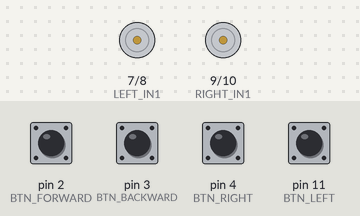
This sketch was run on a simulated Arduino Uno, built with avr-gcc and run on an emulated ATmega328P. Parts: motor-driver pin pairs drawn as motors (green arrow = first pin HIGH = forward, orange = second pin HIGH = backward, longer = more drive, scaled by the enable pin). The test bench sets the inputs (shaded band); at power-on: pin 2 (BTN_FORWARD), pin 3 (BTN_BACKWARD), pin 4 (BTN_RIGHT), pin 11 (BTN_LEFT) HIGH.

Above: at 1.2 s.
1.3 s: pin 2 (BTN_FORWARD) pulled LOW for 0.15 s
At 1.37 s:
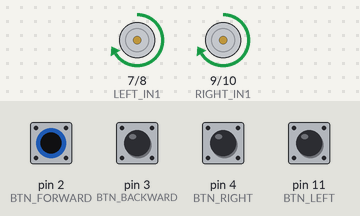
2.9 s: pin 3 (BTN_BACKWARD) pulled LOW for 0.15 s
At 2.97 s:
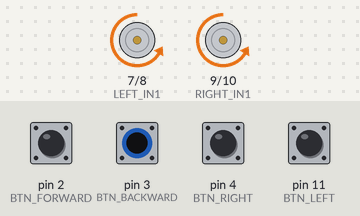
4.5 s: pin 4 (BTN_RIGHT) pulled LOW for 0.15 s
At 4.57 s:
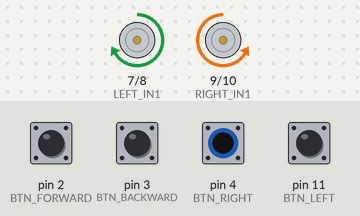
6.1 s: pin 11 (BTN_LEFT) pulled LOW for 0.15 s
At 6.17 s:
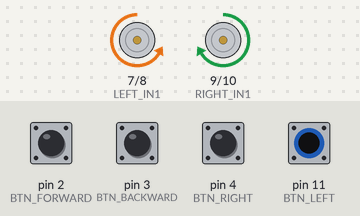
Timing chart, 0 to 8.7 s (numbered marks = the images above; inputs shaded):
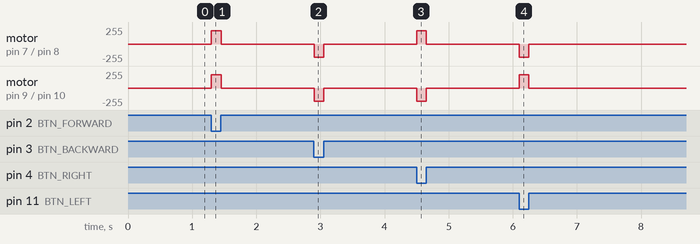

Measured:
- after the input at 1.3 s, motor on pin 7 (LEFT_IN1) / pin 8 (LEFT_IN2), motor on pin 9 (RIGHT_IN1) / pin 10 (RIGHT_IN2): stopped → forward 200/255 at once, → stopped 0.15 s later
- after the input at 2.9 s, motor on pin 7 (LEFT_IN1) / pin 8 (LEFT_IN2), motor on pin 9 (RIGHT_IN1) / pin 10 (RIGHT_IN2): stopped → backward 200/255 at once, → stopped 0.15 s later
- after the input at 4.5 s, motor on pin 7 (LEFT_IN1) / pin 8 (LEFT_IN2): stopped → forward 200/255 at once, → stopped 0.15 s later; motor on pin 9 (RIGHT_IN1) / pin 10 (RIGHT_IN2): stopped → backward 200/255 at once, → stopped 0.15 s later
- after the input at 6.1 s, motor on pin 7 (LEFT_IN1) / pin 8 (LEFT_IN2): stopped → backward 200/255 at once, → stopped 0.15 s later; motor on pin 9 (RIGHT_IN1) / pin 10 (RIGHT_IN2): stopped → forward 200/255 at once, → stopped 0.15 s later

The sketch:

Q1.ino
```cpp
/*
  Week 3 - Task 1
  Two DC motors controlled by four pushbuttons through an L293D.

  Button wiring: Arduino pin to button to GND.
  INPUT_PULLUP means pressed = LOW.

  Movement:
  - Forward: both motors forward
  - Backward: both motors backward
  - Turn right: left motor forward, right motor backward
  - Turn left: left motor backward, right motor forward
  - No button: stop
*/

const uint8_t EN_LEFT = 5;   // PWM pin
const uint8_t LEFT_IN1 = 7;
const uint8_t LEFT_IN2 = 8;

const uint8_t EN_RIGHT = 6;  // PWM pin
const uint8_t RIGHT_IN1 = 9;
const uint8_t RIGHT_IN2 = 10;

const uint8_t BTN_FORWARD  = 2;
const uint8_t BTN_BACKWARD = 3;
const uint8_t BTN_RIGHT    = 4;
const uint8_t BTN_LEFT     = 11;

const uint8_t MOTOR_SPEED = 200; // 0..255

void setLeftMotor(int8_t direction, uint8_t speed)
{
  // direction: 1 = forward, -1 = backward, 0 = stop
  if (direction > 0) {
    digitalWrite(LEFT_IN1, HIGH);
    digitalWrite(LEFT_IN2, LOW);
  } else if (direction < 0) {
    digitalWrite(LEFT_IN1, LOW);
    digitalWrite(LEFT_IN2, HIGH);
  } else {
    digitalWrite(LEFT_IN1, LOW);
    digitalWrite(LEFT_IN2, LOW);
    speed = 0;
  }

  analogWrite(EN_LEFT, speed);
}

void setRightMotor(int8_t direction, uint8_t speed)
{
  if (direction > 0) {
    digitalWrite(RIGHT_IN1, HIGH);
    digitalWrite(RIGHT_IN2, LOW);
  } else if (direction < 0) {
    digitalWrite(RIGHT_IN1, LOW);
    digitalWrite(RIGHT_IN2, HIGH);
  } else {
    digitalWrite(RIGHT_IN1, LOW);
    digitalWrite(RIGHT_IN2, LOW);
    speed = 0;
  }

  analogWrite(EN_RIGHT, speed);
}

void stopMotors()
{
  setLeftMotor(0, 0);
  setRightMotor(0, 0);
}

void forward()
{
  setLeftMotor(1, MOTOR_SPEED);
  setRightMotor(1, MOTOR_SPEED);
}

void backward()
{
  setLeftMotor(-1, MOTOR_SPEED);
  setRightMotor(-1, MOTOR_SPEED);
}

void turn_right()
{
  setLeftMotor(1, MOTOR_SPEED);
  setRightMotor(-1, MOTOR_SPEED);
}

void turn_left()
{
  setLeftMotor(-1, MOTOR_SPEED);
  setRightMotor(1, MOTOR_SPEED);
}

void setup()
{
  pinMode(EN_LEFT, OUTPUT);
  pinMode(LEFT_IN1, OUTPUT);
  pinMode(LEFT_IN2, OUTPUT);

  pinMode(EN_RIGHT, OUTPUT);
  pinMode(RIGHT_IN1, OUTPUT);
  pinMode(RIGHT_IN2, OUTPUT);

  pinMode(BTN_FORWARD, INPUT_PULLUP);
  pinMode(BTN_BACKWARD, INPUT_PULLUP);
  pinMode(BTN_RIGHT, INPUT_PULLUP);
  pinMode(BTN_LEFT, INPUT_PULLUP);

  stopMotors();
}

void loop()
{
  // Priority prevents conflicting movement commands if multiple
  // buttons are pressed at the same time.
  if (digitalRead(BTN_FORWARD) == LOW) {
    forward();
  } else if (digitalRead(BTN_BACKWARD) == LOW) {
    backward();
  } else if (digitalRead(BTN_RIGHT) == LOW) {
    turn_right();
  } else if (digitalRead(BTN_LEFT) == LOW) {
    turn_left();
  } else {
    stopMotors();
  }
}
```
